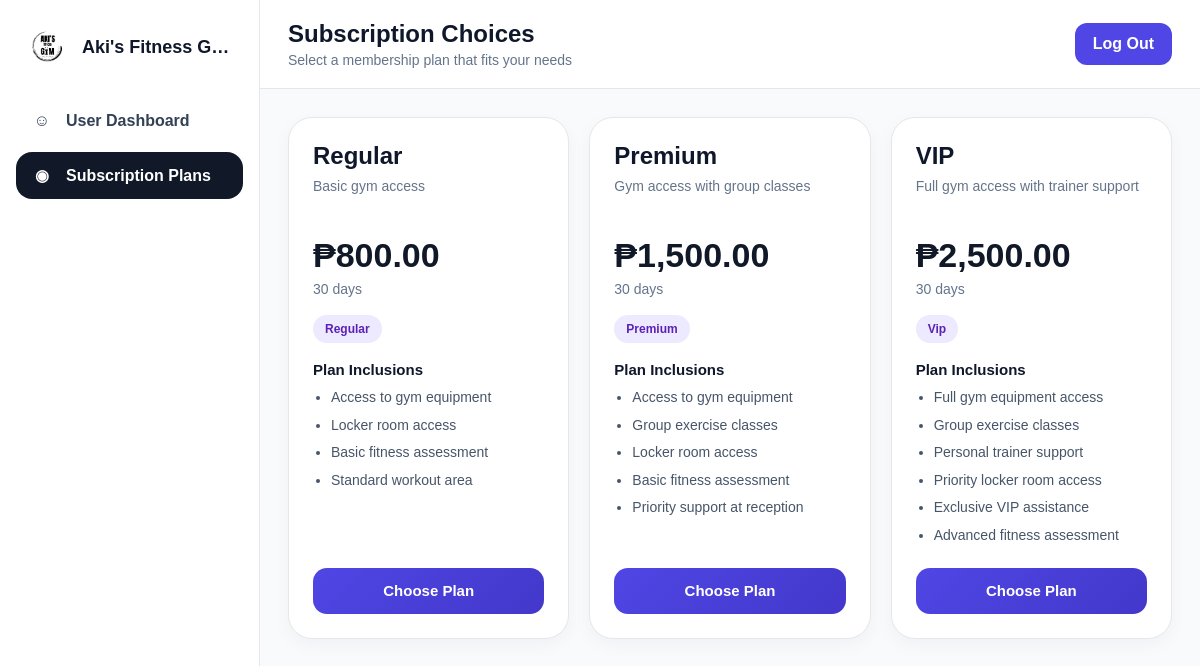
The app's page /pages/user_subscriptions.php (signed in) with its own data.
### tables this page shows
CREATE TABLE `tbl_subscription` (
  `subscription_id` int(11) NOT NULL,
  `plan_name` varchar(100) NOT NULL,
  `description` text DEFAULT NULL,
  `price` decimal(10,2) NOT NULL,
  `duration_days` int(11) NOT NULL,
  `access_level` enum('regular','premium','vip') DEFAULT 'regular',
  `status` enum('active','inactive') DEFAULT 'active',
  `created_at` timestamp NOT NULL DEFAULT current_timestamp(),
  `updated_at` timestamp NOT NULL DEFAULT current_timestamp() ON UPDATE current_timestamp()
);

### pages/user_subscriptions.php (the view, shortened to what this page needs)
<?php
require_once("../includes/db.php");
mysqli_query($conn, "
    UPDATE tbl_member_subscriptions
    SET status = 'pending'
    WHERE start_date > CURDATE()
    AND status != 'cancelled'
");
mysqli_query($conn, "
    UPDATE tbl_member_subscriptions
    SET status = 'active'
    WHERE start_date <= CURDATE()
    AND end_date >= CURDATE()
    AND status != 'cancelled'
");
mysqli_query($conn, "
    UPDATE tbl_member_subscriptions
    SET status = 'expired'
    WHERE end_date < CURDATE()
    AND status != 'cancelled'
");
$plan_features = [
    'Regular' => [
        'Access to gym equipment',
        'Locker room access',
        'Basic fitness assessment',
        'Standard workout area',
    ],
    'Premium' => [
        'Access to gym equipment',
        'Group exercise classes',
        'Locker room access',
        'Basic fitness assessment',
        'Priority support at reception',
    ],
    'VIP' => [
        'Full gym equipment access',
        'Group exercise classes',
        'Personal trainer support',
        'Priority locker room access',
        'Exclusive VIP assistance',
        'Advanced fitness assessment',
    ]
];
$plans = mysqli_query($conn, "
    SELECT *
    FROM tbl_subscription
    WHERE status = 'active'
    ORDER BY price ASC
");
?>
<!DOCTYPE html>
<html lang="en">
<head>
<link rel="stylesheet" href="/akisgym/assets/css/style.css">
</head>
<body class="saas-body">
<div class="saas-layout">
    <aside class="saas-sidebar">
        <div class="saas-brand">
            <div class="saas-brand-logo">
    <img src="../assets/logo/logo.png" alt="Gym Logo">
</div>
            <div class="saas-brand-text">Aki's Fitness Gym</div>
        </div>
        <nav class="saas-menu">
            <a href="user_dashboard.php" class="saas-link">
                <span class="saas-link-icon">☺</span>
                <span>User Dashboard</span>
            </a>
            <a href="user_subscriptions.php" class="saas-link active">
                <span class="saas-link-icon">◉</span>
                <span>Subscription Plans</span>
            </a>
        </nav>
    </aside>
    <div class="saas-main">
        <header class="saas-topbar">
            <div class="saas-topbar-left">
                <div>
                    <h2>Subscription Choices</h2>
                    <p>Select a membership plan that fits your needs</p>
                </div>
            </div>
            <div class="saas-topbar-right">
                <a href="../auth/logout.php" class="saas-logout-btn">Log Out</a>
            </div>
        </header>
        <main class="saas-content">
            <div class="plan-grid">
                <?php while($plan = mysqli_fetch_assoc($plans)): ?>
                    <?php
                        $current_plan_name = trim($plan['plan_name']);
                        $features = $plan_features[$current_plan_name] ?? [
                            'Access to available gym facilities',
                            'Standard membership benefits'
                        ];
                    ?>
                    <div class="plan-card">
                        <div>
                            <div class="plan-name"><?php echo htmlspecialchars($plan['plan_name']); ?></div>
                            <div class="plan-desc"><?php echo htmlspecialchars($plan['description']); ?></div>
                            <div class="plan-price">₱<?php echo number_format($plan['price'], 2); ?></div>
                            <div class="plan-duration"><?php echo htmlspecialchars($plan['duration_days']); ?> days</div>
                            <div class="plan-access"><?php echo htmlspecialchars($plan['access_level']); ?></div>
                            <div class="plan-inclusion-title">Plan Inclusions</div>
                            <ul class="plan-inclusion-list">
                                <?php foreach($features as $feature): ?>
                                    <li><?php echo htmlspecialchars($feature); ?></li>
                                <?php endforeach; ?>
                            </ul>
                        </div>
                        <a href="user_payment.php?subscription_id=<?php echo $plan['subscription_id']; ?>" class="choose-plan-btn">
                            Choose Plan
                        </a>
                    </div>
                <?php endwhile; ?>
            </div>
        </main>
    </div>
</div>
</body>
</html>

### assets/css/style.css (style rules this page uses)
* { margin:0; padding:0; box-sizing:border-box; }
html, body { width:100%; height:100%; font-family:Arial, Helvetica, sans-serif; }
body.saas-body { margin:0; background:#f8fafc; font-family:Arial, Helvetica, sans-serif; color:#0f172a; }
.saas-layout { display:flex; min-height:100vh; width:100%; }
.saas-main { flex:1; min-width:0; display:flex; flex-direction:column; }
.saas-sidebar { width:260px; min-width:260px; background:#ffffff; border-right:1px solid #e5e7eb; padding:24px 16px; transition:0.3s ease; overflow:hidden; flex-shrink:0; display:flex; flex-direction:column; }
.saas-brand { display:flex; align-items:center; gap:12px; margin-bottom:28px; padding:0 8px; }
.saas-brand-logo { width:46px; height:46px; border-radius:50%; overflow:hidden; flex-shrink:0; display:flex; align-items:center; justify-content:center; background:#ffffff; }
.saas-brand-logo img { width:100%; height:100%; object-fit:cover; display:block; }
.saas-brand-text { font-weight:700; font-size:18px; white-space:nowrap; overflow:hidden; text-overflow:ellipsis; }
.saas-menu { display:flex; flex-direction:column; gap:8px; }
.saas-link { display:flex; align-items:center; gap:12px; text-decoration:none; color:#334155; padding:14px 14px; border-radius:16px; font-weight:600; transition:0.2s ease; }
.saas-link.active { background:#111827; color:#fff; }
.saas-link-icon { width:24px; text-align:center; flex-shrink:0; }
.saas-topbar { display:flex; justify-content:space-between; align-items:center; padding:20px 28px; background:#ffffff; border-bottom:1px solid #e5e7eb; }
.saas-topbar-left { display:flex; align-items:center; gap:14px; }
.saas-topbar-left h2 { margin:0; font-size:24px; }
.saas-topbar-left p { margin:4px 0 0; color:#64748b; font-size:14px; }
.saas-topbar-right { display:flex; align-items:center; gap:16px; }
.saas-logout-btn { text-decoration:none; background:#4f46e5; color:#fff; padding:12px 18px; border-radius:12px; font-weight:700; }
.saas-content { padding:28px; }

### pages/user_subscriptions.php (style rules this page uses)
.plan-grid { display:grid; grid-template-columns:repeat(3, 1fr); gap:20px; }
.plan-card { background:#fff; border:1px solid #e5e7eb; border-radius:24px; padding:24px; box-shadow:0 6px 18px rgba(15, 23, 42, 0.04); display:flex; flex-direction:column; justify-content:space-between; }
.plan-name { font-size:24px; font-weight:800; color:#0f172a; margin-bottom:8px; }
.plan-desc { color:#64748b; font-size:14px; margin-bottom:18px; min-height:40px; }
.plan-price { font-size:34px; font-weight:800; color:#111827; margin-bottom:6px; }
.plan-duration { font-size:14px; color:#64748b; margin-bottom:18px; }
.plan-access { display:inline-block; padding:7px 12px; border-radius:999px; font-size:12px; font-weight:700; background:#ede9fe; color:#5b21b6; margin-bottom:18px; text-transform:capitalize; }
.plan-inclusion-title { font-size:15px; font-weight:800; color:#0f172a; margin-bottom:10px; }
.plan-inclusion-list { margin:0 0 22px; padding-left:18px; color:#475569; font-size:14px; }
.plan-inclusion-list li { margin-bottom:8px; line-height:1.4; }
.choose-plan-btn { width:100%; border:none; border-radius:14px; background:linear-gradient(135deg, #4f46e5, #4338ca); color:#fff; font-size:15px; font-weight:700; height:46px; cursor:pointer; text-decoration:none; display:flex; align-items:center; justify-content:center; }

### records on screen
tbl_subscription: plan_name "Regular", description "Basic gym access", price "800.00", duration_days "30", access_level "Regular", plan_name "Access to gym equipment", plan_name "Locker room access", plan_name "Basic fitness assessment", plan_name "Standard workout area"
tbl_subscription: plan_name "Premium", description "Gym access with group classes", price "1,500.00", duration_days "30", access_level "Premium", plan_name "Access to gym equipment", plan_name "Group exercise classes", plan_name "Locker room access", plan_name "Basic fitness assessment", plan_name "Priority support at reception"
tbl_subscription: plan_name "VIP", description "Full gym access with trainer support", price "2,500.00", duration_days "30", access_level "Vip", plan_name "Full gym equipment access", plan_name "Group exercise classes", plan_name "Personal trainer support", plan_name "Priority locker room access", plan_name "Exclusive VIP assistance", plan_name "Advanced fitness assessment"
